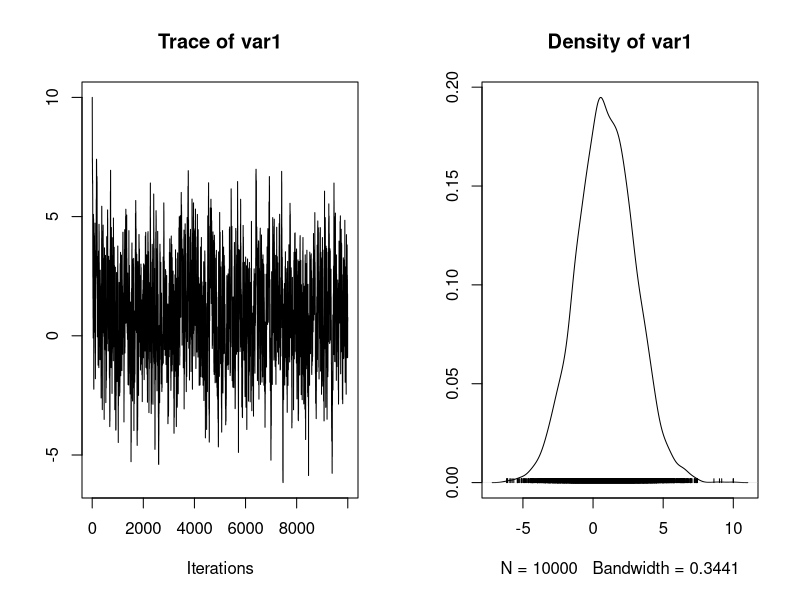
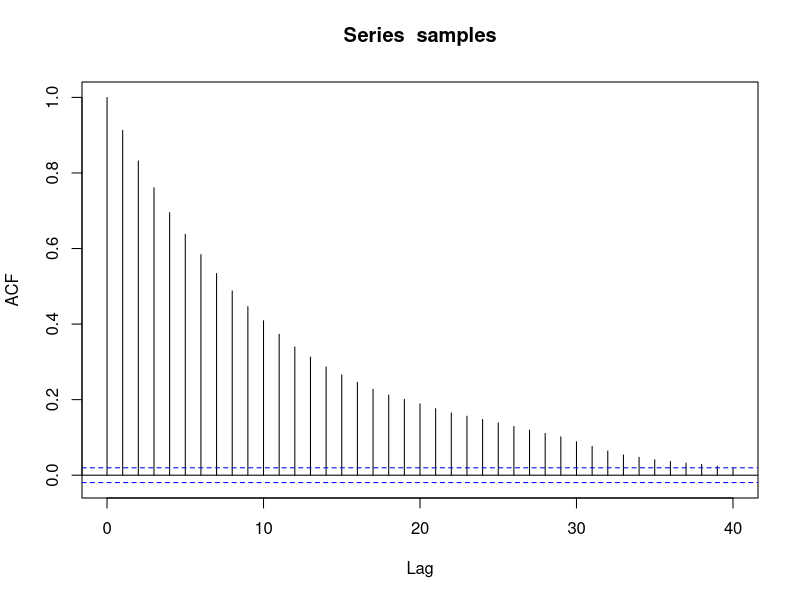
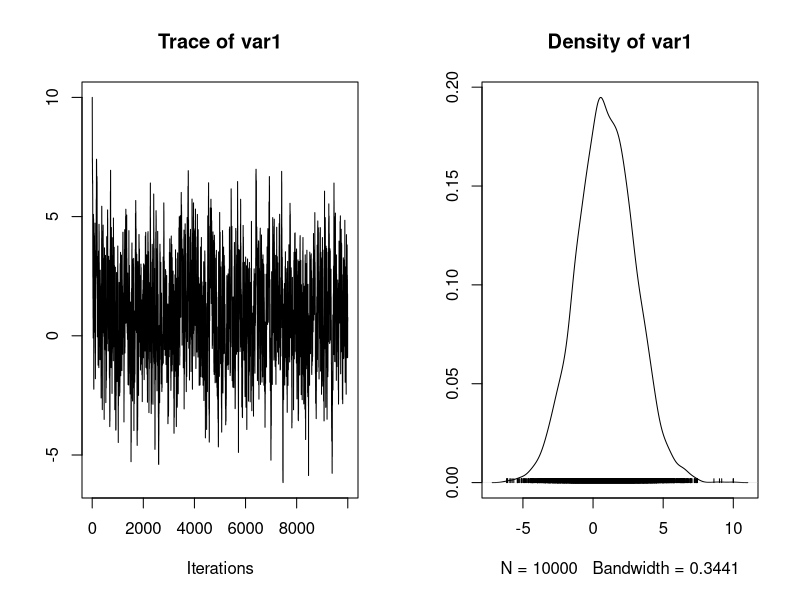
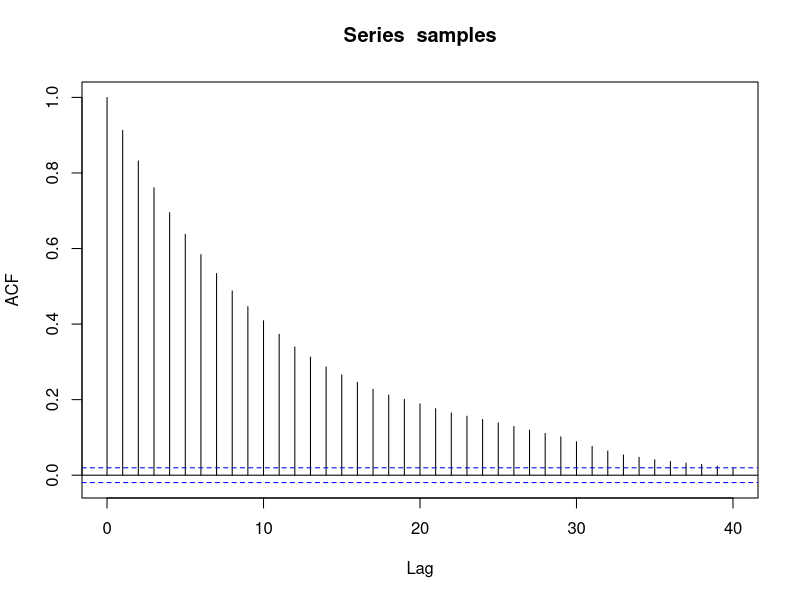

Reproduce these figures in R, in order.
## ---- chunk 1
library(coda)
library(MASS)
library(tidyverse)
library(knitr)
## ---- chunk 2
# pdf we want to sample
p = function(theta) {
  dnorm(theta, 1.0, 2.0)
}
metropolis = function(theta_s) {
  # Function should return the next state
  #   in the Markov chain given the current state, theta_s!
  
  theta_p = rnorm(1, theta_s, 1.0)
  
  if(p(theta_p) > p(theta_s)) {
    return(theta_p)
  } else {
    r = runif(1)
    if(r < p(theta_p) / p(theta_s)) {
      return(theta_p)
    } else {
      return(theta_s)
    }
  }
}
set.seed(115)
N = 10000
samples = rep(0, N)
samples[1] = 10.0
for(i in 1:(length(samples) - 1)) {
  samples[i + 1] = metropolis(samples[i])
}
## ---- chunk 3
plot(as.mcmc(samples))
effectiveSize(samples)
acf(samples)
## ---- chunk 4
print(1.0e-100 * 1e-100, format = "e", digits = 20)
print(1.0e-200 * 1e-200, format = "e", digits = 20)
## ---- chunk 5
logp = function(theta) {
  dnorm(theta, 1.0, 2.0, log = TRUE)
}
metropolis = function(theta_s) {
  theta_p = rnorm(1, theta_s, 1.0)
  
  if(logp(theta_p) > logp(theta_s)) {
    return(theta_p)
  } else {
    r = runif(1)
    if(log(r) < logp(theta_p) - logp(theta_s)) {
      return(theta_p)
    } else {
      return(theta_s)
    }
  }
}
set.seed(115)
N = 10000
samples = rep(0, N)
samples[1] = 10.0
for(i in 1:(length(samples) - 1)) {
  samples[i + 1] = metropolis(samples[i])
}
## ---- chunk 6
plot(as.mcmc(samples))
effectiveSize(samples)
acf(samples)
